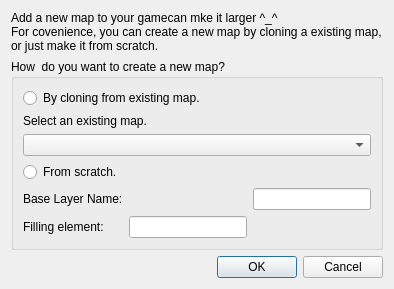
<?xml version="1.0" encoding="UTF-8"?>
<ui version="4.0">
 <class>SLGMDlgAddMap</class>
 <widget class="QDialog" name="SLGMDlgAddMap">
  <property name="geometry">
   <rect>
    <x>0</x>
    <y>0</y>
    <width>394</width>
    <height>279</height>
   </rect>
  </property>
  <property name="windowTitle">
   <string>Dialog</string>
  </property>
  <layout class="QVBoxLayout" name="verticalLayout_2">
   <item>
    <widget class="QLabel" name="label">
     <property name="text">
      <string>Add a new map to your gamecan mke it larger ^_^
For covenience, you can create a new map by cloning a existing map,
or just make it from scratch.</string>
     </property>
    </widget>
   </item>
   <item>
    <widget class="QGroupBox" name="groupBox">
     <property name="title">
      <string>How  do you want to create a new map?</string>
     </property>
     <layout class="QVBoxLayout" name="verticalLayout">
      <item>
       <widget class="QRadioButton" name="radioButton">
        <property name="text">
         <string>By cloning from existing map.</string>
        </property>
       </widget>
      </item>
      <item>
       <widget class="QLabel" name="label_2">
        <property name="text">
         <string>Select an existing map.</string>
        </property>
       </widget>
      </item>
      <item>
       <widget class="QComboBox" name="comboBox"/>
      </item>
      <item>
       <widget class="QRadioButton" name="radioButton_2">
        <property name="text">
         <string>From scratch.</string>
        </property>
       </widget>
      </item>
      <item>
       <layout class="QGridLayout" name="gridLayout">
        <item row="0" column="0">
         <widget class="QLabel" name="label_3">
          <property name="text">
           <string>Base Layer Name:</string>
          </property>
         </widget>
        </item>
        <item row="0" column="2">
         <widget class="QLineEdit" name="lineEdit"/>
        </item>
        <item row="1" column="0">
         <widget class="QLabel" name="label_4">
          <property name="text">
           <string>Filling element:</string>
          </property>
         </widget>
        </item>
        <item row="1" column="1">
         <widget class="QLineEdit" name="lineEdit_2"/>
        </item>
       </layout>
      </item>
     </layout>
    </widget>
   </item>
   <item>
    <widget class="QDialogButtonBox" name="buttonBox">
     <property name="orientation">
      <enum>Qt::Horizontal</enum>
     </property>
     <property name="standardButtons">
      <set>QDialogButtonBox::Cancel|QDialogButtonBox::Ok</set>
     </property>
    </widget>
   </item>
  </layout>
 </widget>
 <resources/>
 <connections>
  <connection>
   <sender>buttonBox</sender>
   <signal>accepted()</signal>
   <receiver>SLGMDlgAddMap</receiver>
   <slot>accept()</slot>
   <hints>
    <hint type="sourcelabel">
     <x>248</x>
     <y>254</y>
    </hint>
    <hint type="destinationlabel">
     <x>157</x>
     <y>274</y>
    </hint>
   </hints>
  </connection>
  <connection>
   <sender>buttonBox</sender>
   <signal>rejected()</signal>
   <receiver>SLGMDlgAddMap</receiver>
   <slot>reject()</slot>
   <hints>
    <hint type="sourcelabel">
     <x>316</x>
     <y>260</y>
    </hint>
    <hint type="destinationlabel">
     <x>286</x>
     <y>274</y>
    </hint>
   </hints>
  </connection>
 </connections>
</ui>
